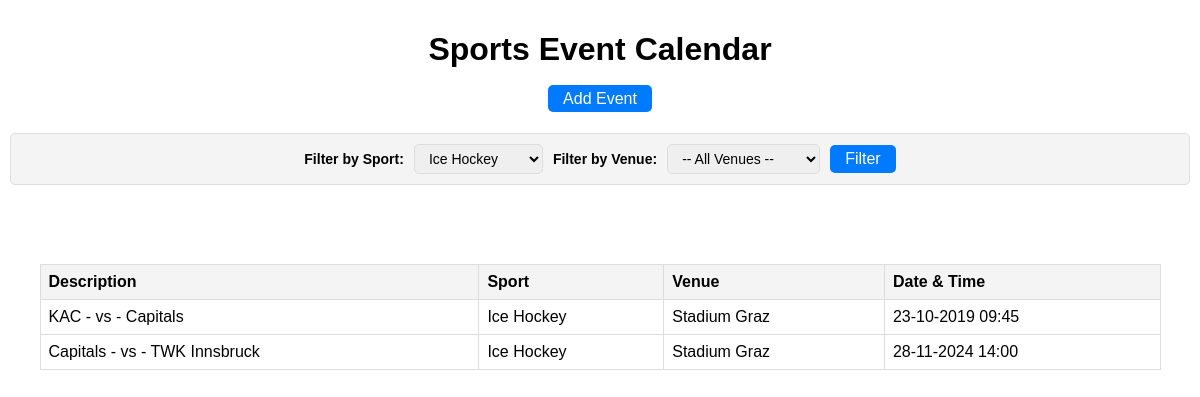
/index.php?sport=Ice Hockey, run on the app's committed database.
### tables this page shows
CREATE TABLE `Events` (
  `id` int(11) NOT NULL,
  `sport_id` int(11) NOT NULL,
  `description` text DEFAULT NULL,
  `venue_id` int(11) DEFAULT NULL,
  `date_time` datetime NOT NULL
);

CREATE TABLE `Sports` (
  `id` int(11) NOT NULL,
  `name` varchar(255) NOT NULL
);

CREATE TABLE `Venues` (
  `id` int(11) NOT NULL,
  `name` varchar(255) NOT NULL,
  `address` varchar(255) DEFAULT NULL
);

### functions.php (called while the page is built, shortened)
<?php
function getAllSports($pdo)
{
    $query = "SELECT id, name FROM Sports ORDER BY name ASC";
    $stmt = $pdo->query($query);
    return $stmt->fetchAll(PDO::FETCH_ASSOC);
}

### index.php (the view, shortened to what this page needs)
<?php
require 'functions.php';
$sports = getAllSports($pdo);
$sport_name = isset($_GET['sport']) ? $_GET['sport'] : '';
$venue_id = isset($_GET['venue']) ? $_GET['venue'] : '';
$events = getFilteredEvents($pdo, $sport_name, $venue_id);
function getFilteredEvents($pdo, $sport_name, $venue_id)
{
    $query = "
    SELECT
        e.id AS event_id,
        e.description,
        e.date_time,
        s.name AS sport_name,
        v.name AS venue_name
    FROM Events e
    JOIN Sports s ON e.sport_id = s.id
    LEFT JOIN Venues v ON e.venue_id = v.id
    WHERE (:sport_name = '' OR s.name = :sport_name)
    AND (:venue_id = '' OR v.id = :venue_id)
    ORDER BY e.date_time ASC";
    $stmt = $pdo->prepare($query);
    $stmt->execute([
        ':sport_name' => $sport_name,
        ':venue_id' => $venue_id,
    ]);
    return $stmt->fetchAll(PDO::FETCH_ASSOC);
}
?>
<!DOCTYPE html>
<html lang="en">
<head>
</head>
<body>
    <h1>Sports Event Calendar</h1>
    <nav>
        <a href="add_event.php">Add Event</a>
    </nav>
    <form method="GET" action="index.php">
        <label for="sport">Filter by Sport:</label>
        <select id="sport" name="sport">
            <?php foreach ($sports as $sport): ?>
                <option value="<?= htmlspecialchars($sport['name']) ?>" <?= $sport['name'] === $sport_name ? 'selected' : '' ?>>
                    <?= htmlspecialchars($sport['name']) ?>
                </option>
            <?php endforeach; ?>
        </select>
        <label for="venue">Filter by Venue:</label>
        <select id="venue" name="venue">
            <option value="">-- All Venues --</option>
        </select>
        <button type="submit">Filter</button>
    </form>
    <div id="table">
        <table>
            <thead>
                <tr>
                    <th>Description</th>
                    <th>Sport</th>
                    <th>Venue</th>
                    <th>Date & Time</th>
                </tr>
            </thead>
            <tbody>
                <?php if (!empty($events)): ?>
                    <?php foreach ($events as $event): ?>
                        <tr>
                            <td><?= htmlspecialchars($event['description']) ?></td>
                            <td><?= htmlspecialchars($event['sport_name']) ?></td>
                            <td><?= htmlspecialchars($event['venue_name']) ?></td>
                            <td><?= htmlspecialchars((new DateTime($event['date_time']))->format('d-m-Y H:i')) ?></td>
                        </tr>
                    <?php endforeach; ?>
                <?php else: ?>
                    <tr>
                        <td colspan="4" style="text-align:center;">No events available at the moment.</td>
                    </tr>
                <?php endif; ?>
            </tbody>
        </table>
    </div>
</body>
</html>

### index.php (style rules this page uses)
body { font-family: Arial, sans-serif; max-width: 1200px; margin: 0 auto; padding: 10px; }
h1 { text-align: center; }
form { display: flex; justify-content: center; align-items: center; margin: 20px 0; gap: 10px; padding: 10px; background-color: #f4f4f4; border: 1px solid #ddd; border-radius: 5px; }
label { font-size: 14px; font-weight: bold; }
select { padding: 5px 10px; font-size: 14px; border: 1px solid #ddd; border-radius: 5px; }
button { padding: 5px 15px; font-size: 16px; color: #fff; background-color: #007bff; border: none; border-radius: 5px; cursor: pointer; transition: background-color 0.3s; }
#table { display: flex; justify-content: center; }
table { width: 95%; border-collapse: collapse; margin-top: 5%; }
th, td { border: 1px solid #ddd; padding: 8px; text-align: left; }
th { background-color: #f4f4f4; }
nav { text-align: center; margin-bottom: 25px; }
nav a { text-decoration: none; border-radius: 5px; margin: 0 10px; padding: 5px 15px; font-size: 16px; color: #fff; background-color: #007bff; }

### data on the page
events: description "KAC - vs - Capitals", sport.name "Ice Hockey", venue.name "Stadium Graz", date_time "23-10-2019 09:45"
events: description "Capitals - vs - TWK Innsbruck", sport.name "Ice Hockey", venue.name "Stadium Graz", date_time "28-11-2024 14:00"

### other printed values
form field sport "Ice Hockey"
